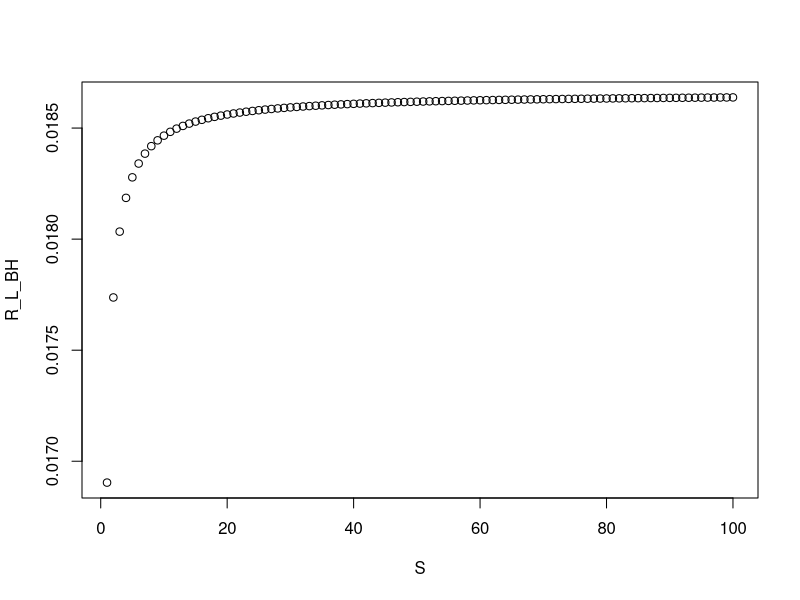
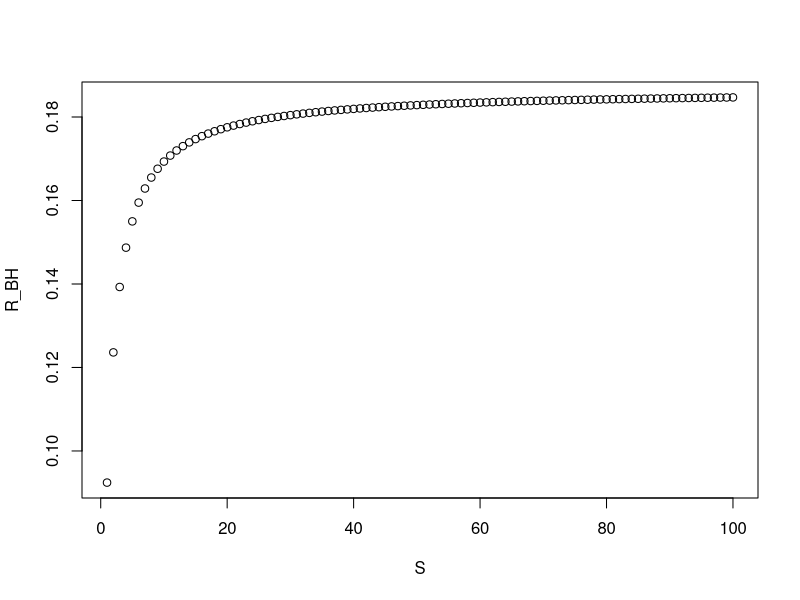
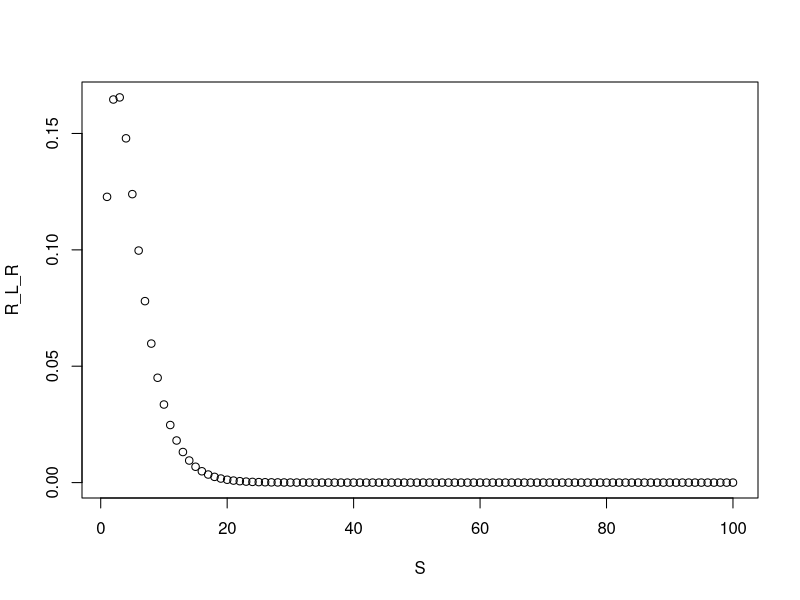
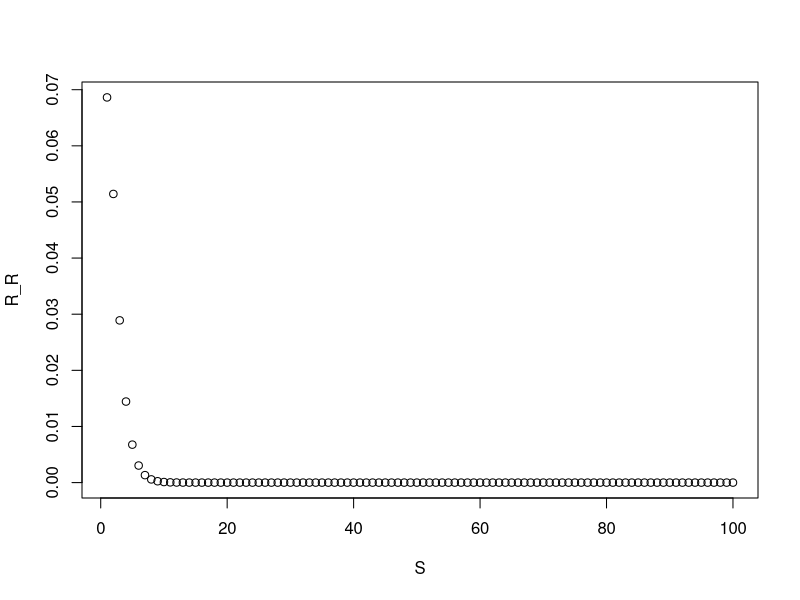

Write the R code that produced these figures, in order.
## ---- chunk 1
knitr::opts_chunk$set(
  collapse = TRUE,
  comment = "#>",
  warning = FALSE,
  message = FALSE)
## ---- chunk 2
library(tidyverse)
## ---- chunk 3
S <- 1:100 #vector of spawners
T <- 4 #age @ recruitment
f <- 10  #avg net fecundity
a1 <- 1 #DI effect on mortality
b1 <- 0.1 #DD effect on mortality

R_L_BH <- S/((exp(a1*T)/f) + (b1/a1) + (exp(a1*T) - 1)*S)

plot(R_L_BH~S)
## ---- chunk 4
alpha <- f*exp(-a1*T)
beta <- f*b1*(1-exp(-a1*T))/a1
## ---- chunk 5
R_BH <- (alpha*S)/(1+beta*S) #why TF is this different than Rec above?

plot(R_BH~S)
## ---- chunk 6
#S <- seq(0, 10, by = 0.1) # helper to toggle S around
R_L_R <- f*exp(-a1*T)*S*exp(-b1*T*S)

plot(R_L_R ~ S) #my code & math is right I just picked weird values for a and B I think... 
## ---- chunk 7
R_R <- alpha*S*exp(-beta*S)

plot(R_R ~ S) #nope! - weird 
